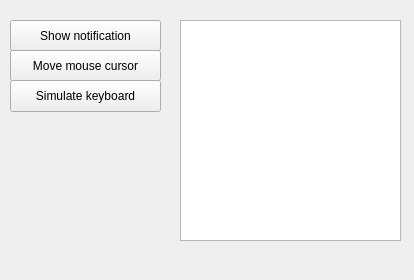
<?xml version="1.0" encoding="UTF-8"?>
<ui version="4.0">
 <class>MainWindow</class>
 <widget class="QMainWindow" name="MainWindow">
  <property name="geometry">
   <rect>
    <x>0</x>
    <y>0</y>
    <width>414</width>
    <height>280</height>
   </rect>
  </property>
  <property name="windowTitle">
   <string>MainWindow</string>
  </property>
  <widget class="QWidget" name="centralwidget">
   <widget class="QPushButton" name="pushButton">
    <property name="geometry">
     <rect>
      <x>10</x>
      <y>20</y>
      <width>151</width>
      <height>31</height>
     </rect>
    </property>
    <property name="text">
     <string>Show notification</string>
    </property>
   </widget>
   <widget class="QPushButton" name="pushButton_2">
    <property name="geometry">
     <rect>
      <x>10</x>
      <y>50</y>
      <width>151</width>
      <height>31</height>
     </rect>
    </property>
    <property name="text">
     <string>Move mouse cursor</string>
    </property>
   </widget>
   <widget class="QTextEdit" name="textEdit">
    <property name="geometry">
     <rect>
      <x>180</x>
      <y>20</y>
      <width>221</width>
      <height>221</height>
     </rect>
    </property>
   </widget>
   <widget class="QPushButton" name="pushButton_3">
    <property name="geometry">
     <rect>
      <x>10</x>
      <y>80</y>
      <width>151</width>
      <height>32</height>
     </rect>
    </property>
    <property name="text">
     <string>Simulate keyboard</string>
    </property>
   </widget>
  </widget>
  <widget class="QMenuBar" name="menubar">
   <property name="geometry">
    <rect>
     <x>0</x>
     <y>0</y>
     <width>414</width>
     <height>24</height>
    </rect>
   </property>
  </widget>
 </widget>
 <resources/>
 <connections/>
</ui>
